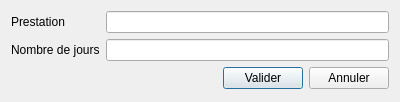
<?xml version="1.0" encoding="UTF-8"?>
<ui version="4.0">
 <class>AddContributoryDialog</class>
 <widget class="QDialog" name="AddContributoryDialog">
  <property name="geometry">
   <rect>
    <x>0</x>
    <y>0</y>
    <width>400</width>
    <height>102</height>
   </rect>
  </property>
  <property name="windowTitle">
   <string>Ajouter une prestation</string>
  </property>
  <property name="windowIcon">
   <iconset resource="../icons.qrc">
    <normaloff>:/icons/FactDev</normaloff>:/icons/FactDev</iconset>
  </property>
  <layout class="QGridLayout" name="gridLayout">
   <item row="1" column="0">
    <widget class="QLabel" name="lbNbDays">
     <property name="text">
      <string>Nombre de jours</string>
     </property>
    </widget>
   </item>
   <item row="0" column="0">
    <widget class="QLabel" name="lbContributory">
     <property name="text">
      <string>Prestation</string>
     </property>
    </widget>
   </item>
   <item row="0" column="1">
    <widget class="CheckUntilField" name="leContributoryu"/>
   </item>
   <item row="2" column="0" colspan="2">
    <layout class="QHBoxLayout" name="horizontalLayout">
     <item>
      <spacer name="horizontalSpacer">
       <property name="orientation">
        <enum>Qt::Horizontal</enum>
       </property>
       <property name="sizeHint" stdset="0">
        <size>
         <width>40</width>
         <height>20</height>
        </size>
       </property>
      </spacer>
     </item>
     <item>
      <widget class="QPushButton" name="btnValid">
       <property name="text">
        <string>Valider</string>
       </property>
       <property name="icon">
        <iconset resource="../icons.qrc">
         <normaloff>:/icons/img/ok_valid.png</normaloff>:/icons/img/ok_valid.png</iconset>
       </property>
      </widget>
     </item>
     <item>
      <widget class="QPushButton" name="btnCancel">
       <property name="text">
        <string>Annuler</string>
       </property>
       <property name="icon">
        <iconset resource="../icons.qrc">
         <normaloff>:/icons/img/cancel.png</normaloff>:/icons/img/cancel.png</iconset>
       </property>
      </widget>
     </item>
    </layout>
   </item>
   <item row="1" column="1">
    <widget class="CheckUntilField" name="leNbDays"/>
   </item>
  </layout>
 </widget>
 <customwidgets>
  <customwidget>
   <class>CheckUntilField</class>
   <extends>QLineEdit</extends>
   <header>widgets/checkfields/checkuntilfield.h</header>
   <slots>
    <slot>fieldTextChanged(QString)</slot>
   </slots>
  </customwidget>
 </customwidgets>
 <resources>
  <include location="../icons.qrc"/>
 </resources>
 <connections>
  <connection>
   <sender>btnValid</sender>
   <signal>released()</signal>
   <receiver>AddContributoryDialog</receiver>
   <slot>accept()</slot>
   <hints>
    <hint type="sourcelabel">
     <x>263</x>
     <y>86</y>
    </hint>
    <hint type="destinationlabel">
     <x>123</x>
     <y>71</y>
    </hint>
   </hints>
  </connection>
  <connection>
   <sender>btnCancel</sender>
   <signal>released()</signal>
   <receiver>AddContributoryDialog</receiver>
   <slot>reject()</slot>
   <hints>
    <hint type="sourcelabel">
     <x>362</x>
     <y>87</y>
    </hint>
    <hint type="destinationlabel">
     <x>362</x>
     <y>101</y>
    </hint>
   </hints>
  </connection>
 </connections>
</ui>
